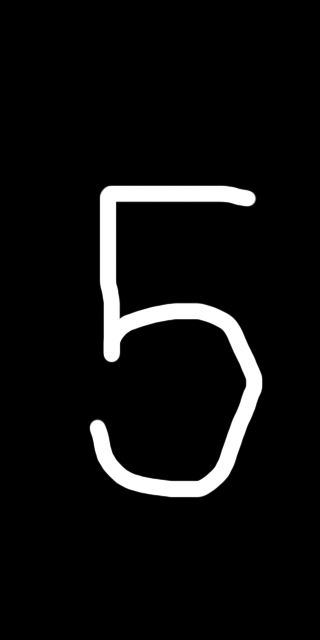
#> input picture src/josh_models/Handwritten_Digits/Digit_Three.jpg, 320 x 640 px
$ python image_inverter.py
#> lines starting #> are read from the running program, lines starting #| are printed output that depends on the picture
from tkinter import filedialog
from tkinter import *
from PIL import Image, ImageOps
#Needs user input

def image_opener():
    root = Tk()
    root.filename =  filedialog.askopenfilename(initialdir = "/",title = "Select file",filetypes = (("jpeg files","*.jpg"),("all files","*.*")))
#> the answer given: ../Handwritten_Digits/Digit_Three.jpg
    return root.filename

def invert():
  im = image_opener()
  im = Image.open(im)
#> im is the input picture: PIL image 320x640 RGB; min 0, max 255, mean 15.2
  im_invert = ImageOps.invert(im)
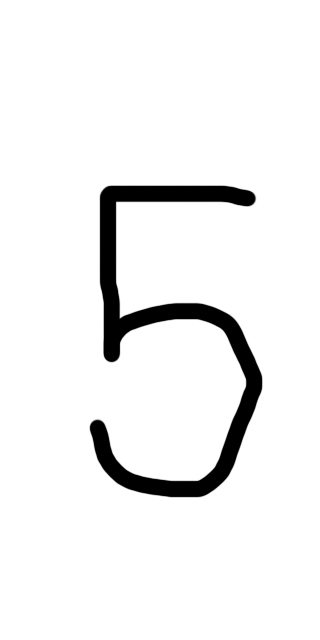
#> im_invert: PIL image 320x640 RGB; min 0, max 255, mean 239.8
  #outputs with a quality that is 95%
  root = Tk()
  root.filename =  filedialog.asksaveasfilename(initialdir = "/",title = "Select file",filetypes = (("jpeg files","*.jpg"),("all files","*.*")))
  im_invert.save(root.filename, quality=95)
invert()
